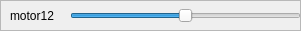
       <widget class="QFrame" name="frame_30">
        <property name="geometry">
         <rect>
          <x>0</x>
          <y>600</y>
          <width>301</width>
          <height>31</height>
         </rect>
        </property>
        <property name="frameShape">
         <enum>QFrame::StyledPanel</enum>
        </property>
        <property name="frameShadow">
         <enum>QFrame::Raised</enum>
        </property>
        <widget class="QSlider" name="motor12">
         <property name="geometry">
          <rect>
           <x>70</x>
           <y>0</y>
           <width>231</width>
           <height>31</height>
          </rect>
         </property>
         <property name="minimum">
          <number>-50</number>
         </property>
         <property name="maximum">
          <number>50</number>
         </property>
         <property name="orientation">
          <enum>Qt::Horizontal</enum>
         </property>
        </widget>
        <widget class="QLabel" name="label_29">
         <property name="geometry">
          <rect>
           <x>10</x>
           <y>0</y>
           <width>91</width>
           <height>31</height>
          </rect>
         </property>
         <property name="text">
          <string>motor12</string>
         </property>
        </widget>
        <widget class="QFrame" name="frame_31">
         <property name="geometry">
          <rect>
           <x>40</x>
           <y>30</y>
           <width>301</width>
           <height>31</height>
          </rect>
         </property>
         <property name="frameShape">
          <enum>QFrame::StyledPanel</enum>
         </property>
         <property name="frameShadow">
          <enum>QFrame::Raised</enum>
         </property>
         <widget class="QSlider" name="horizontalSlider_24">
          <property name="geometry">
           <rect>
            <x>70</x>
            <y>0</y>
            <width>231</width>
            <height>31</height>
           </rect>
          </property>
          <property name="orientation">
           <enum>Qt::Horizontal</enum>
          </property>
         </widget>
         <widget class="QLabel" name="label_30">
          <property name="geometry">
           <rect>
            <x>10</x>
            <y>0</y>
            <width>91</width>
            <height>31</height>
           </rect>
          </property>
          <property name="text">
           <string>motor0</string>
          </property>
         </widget>
        </widget>
       </widget>
